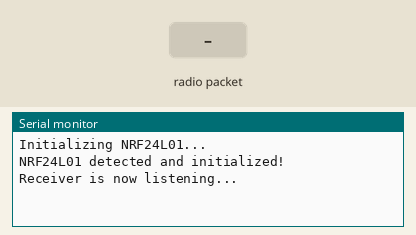
A sketch run on a simulated Arduino Uno, built with avr-gcc and run on an emulated ATmega328P. On the bench: the last lines printed to the serial monitor. Inputs (shaded band) come from the test bench. No radio packets arrive unless stated.

Above: at 1.8 s.
1.9 s: radio packet "1" arrives
At 2.9 s:
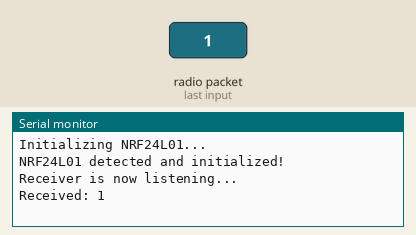
3.5 s: radio packet "0" arrives
At 4.4 s:
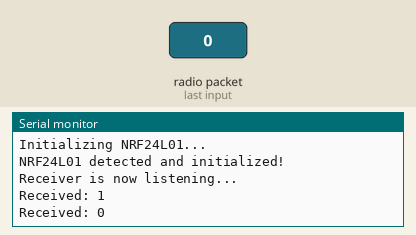
5.0 s: radio packet "2" arrives
At 6.4 s:
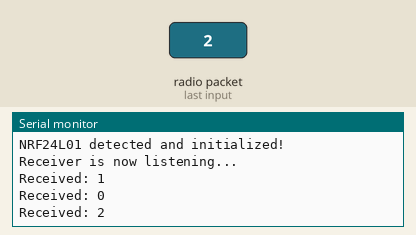

The sketch:

NRF_TESTING.ino
```cpp
#include <SPI.h>
#include <nRF24L01.h>
#include <RF24.h>
char text[32];
RF24 radio(9, 10);  // CE, CSN pins
const byte address[6] = "TX10B";
void setup() {
    Serial.begin(9600);
    Serial.println("Initializing NRF24L01...");

    if (!radio.begin()) {
        Serial.println("NRF24L01 module not detected. Check wiring!");
        while (1);
    }
    Serial.println("NRF24L01 detected and initialized!");
    radio.openReadingPipe(0, address);  // Use a 5-byte address
    radio.setPALevel(RF24_PA_HIGH);
    radio.startListening();  // Set as receiver

    Serial.println("Receiver is now listening...");
    radio.printDetails();  // Print NRF24L01 details for debugging
}
void loop() {
    if (radio.available()) {
        char text[32] = "";
        radio.read(&text, sizeof(text));
        Serial.print("Received: ");
        Serial.println(text);
    }
    delay(1000);
}
```

Measured:
- after the input at 1.9 s, the serial monitor: prints a new line after 0.13 s (image 1)
- after the input at 3.5 s, the serial monitor: prints a new line after 0.53 s (image 2)
- after the input at 5.0 s, the serial monitor: prints a new line at once (image 3)
